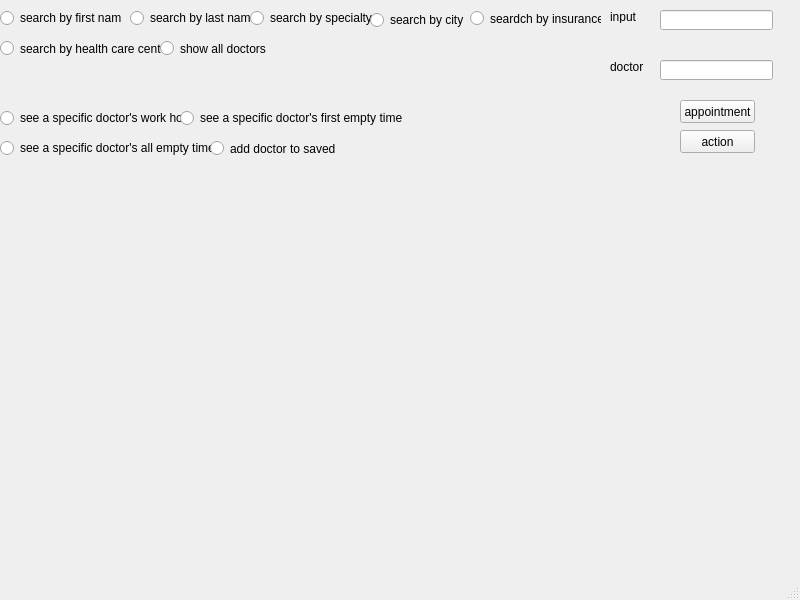
<?xml version="1.0" encoding="UTF-8"?>
<ui version="4.0">
 <class>search_doctors_window</class>
 <widget class="QMainWindow" name="search_doctors_window">
  <property name="geometry">
   <rect>
    <x>0</x>
    <y>0</y>
    <width>800</width>
    <height>600</height>
   </rect>
  </property>
  <property name="windowTitle">
   <string>MainWindow</string>
  </property>
  <widget class="QWidget" name="centralwidget">
   <widget class="QRadioButton" name="search_by_first_name">
    <property name="geometry">
     <rect>
      <x>0</x>
      <y>10</y>
      <width>121</width>
      <height>16</height>
     </rect>
    </property>
    <property name="text">
     <string>search by first name</string>
    </property>
   </widget>
   <widget class="QRadioButton" name="search_by_last_name">
    <property name="geometry">
     <rect>
      <x>130</x>
      <y>10</y>
      <width>131</width>
      <height>16</height>
     </rect>
    </property>
    <property name="text">
     <string>search by last name</string>
    </property>
   </widget>
   <widget class="QRadioButton" name="search_by_specialty">
    <property name="geometry">
     <rect>
      <x>250</x>
      <y>10</y>
      <width>131</width>
      <height>16</height>
     </rect>
    </property>
    <property name="text">
     <string>search by specialty</string>
    </property>
   </widget>
   <widget class="QRadioButton" name="search_by_city">
    <property name="geometry">
     <rect>
      <x>370</x>
      <y>10</y>
      <width>121</width>
      <height>20</height>
     </rect>
    </property>
    <property name="text">
     <string>search by city</string>
    </property>
   </widget>
   <widget class="QRadioButton" name="work_hour">
    <property name="geometry">
     <rect>
      <x>0</x>
      <y>110</y>
      <width>181</width>
      <height>16</height>
     </rect>
    </property>
    <property name="text">
     <string>see a specific doctor's work hour</string>
    </property>
   </widget>
   <widget class="QRadioButton" name="first_empty">
    <property name="geometry">
     <rect>
      <x>180</x>
      <y>110</y>
      <width>251</width>
      <height>16</height>
     </rect>
    </property>
    <property name="text">
     <string>see a specific doctor's first empty time</string>
    </property>
   </widget>
   <widget class="QLineEdit" name="any_input">
    <property name="geometry">
     <rect>
      <x>660</x>
      <y>10</y>
      <width>113</width>
      <height>20</height>
     </rect>
    </property>
   </widget>
   <widget class="QLineEdit" name="doctor_input">
    <property name="geometry">
     <rect>
      <x>660</x>
      <y>60</y>
      <width>113</width>
      <height>20</height>
     </rect>
    </property>
   </widget>
   <widget class="QLabel" name="label">
    <property name="geometry">
     <rect>
      <x>610</x>
      <y>60</y>
      <width>47</width>
      <height>13</height>
     </rect>
    </property>
    <property name="text">
     <string>doctor</string>
    </property>
   </widget>
   <widget class="QLabel" name="label_2">
    <property name="geometry">
     <rect>
      <x>610</x>
      <y>10</y>
      <width>47</width>
      <height>13</height>
     </rect>
    </property>
    <property name="text">
     <string>input</string>
    </property>
   </widget>
   <widget class="QPushButton" name="action_btn">
    <property name="geometry">
     <rect>
      <x>680</x>
      <y>130</y>
      <width>75</width>
      <height>23</height>
     </rect>
    </property>
    <property name="text">
     <string>action</string>
    </property>
   </widget>
   <widget class="QLabel" name="result">
    <property name="geometry">
     <rect>
      <x>20</x>
      <y>200</y>
      <width>761</width>
      <height>381</height>
     </rect>
    </property>
    <property name="text">
     <string/>
    </property>
   </widget>
   <widget class="QRadioButton" name="all_empty">
    <property name="geometry">
     <rect>
      <x>0</x>
      <y>140</y>
      <width>251</width>
      <height>16</height>
     </rect>
    </property>
    <property name="text">
     <string>see a specific doctor's all empty times</string>
    </property>
   </widget>
   <widget class="QRadioButton" name="add_to_saved">
    <property name="geometry">
     <rect>
      <x>210</x>
      <y>140</y>
      <width>131</width>
      <height>17</height>
     </rect>
    </property>
    <property name="text">
     <string>add doctor to saved</string>
    </property>
   </widget>
   <widget class="QRadioButton" name="search_by_insurance">
    <property name="geometry">
     <rect>
      <x>470</x>
      <y>10</y>
      <width>131</width>
      <height>17</height>
     </rect>
    </property>
    <property name="text">
     <string>seardch by insurance</string>
    </property>
   </widget>
   <widget class="QRadioButton" name="search_by_health_care_system">
    <property name="geometry">
     <rect>
      <x>0</x>
      <y>40</y>
      <width>161</width>
      <height>17</height>
     </rect>
    </property>
    <property name="text">
     <string>search by health care center</string>
    </property>
   </widget>
   <widget class="QRadioButton" name="show_all_doctors">
    <property name="geometry">
     <rect>
      <x>160</x>
      <y>40</y>
      <width>191</width>
      <height>17</height>
     </rect>
    </property>
    <property name="text">
     <string>show all doctors</string>
    </property>
   </widget>
   <widget class="QPushButton" name="appointment_btn">
    <property name="geometry">
     <rect>
      <x>680</x>
      <y>100</y>
      <width>75</width>
      <height>23</height>
     </rect>
    </property>
    <property name="text">
     <string>appointment</string>
    </property>
   </widget>
  </widget>
  <widget class="QMenuBar" name="menubar">
   <property name="geometry">
    <rect>
     <x>0</x>
     <y>0</y>
     <width>800</width>
     <height>21</height>
    </rect>
   </property>
  </widget>
  <widget class="QStatusBar" name="statusbar"/>
 </widget>
 <resources/>
 <connections/>
</ui>
